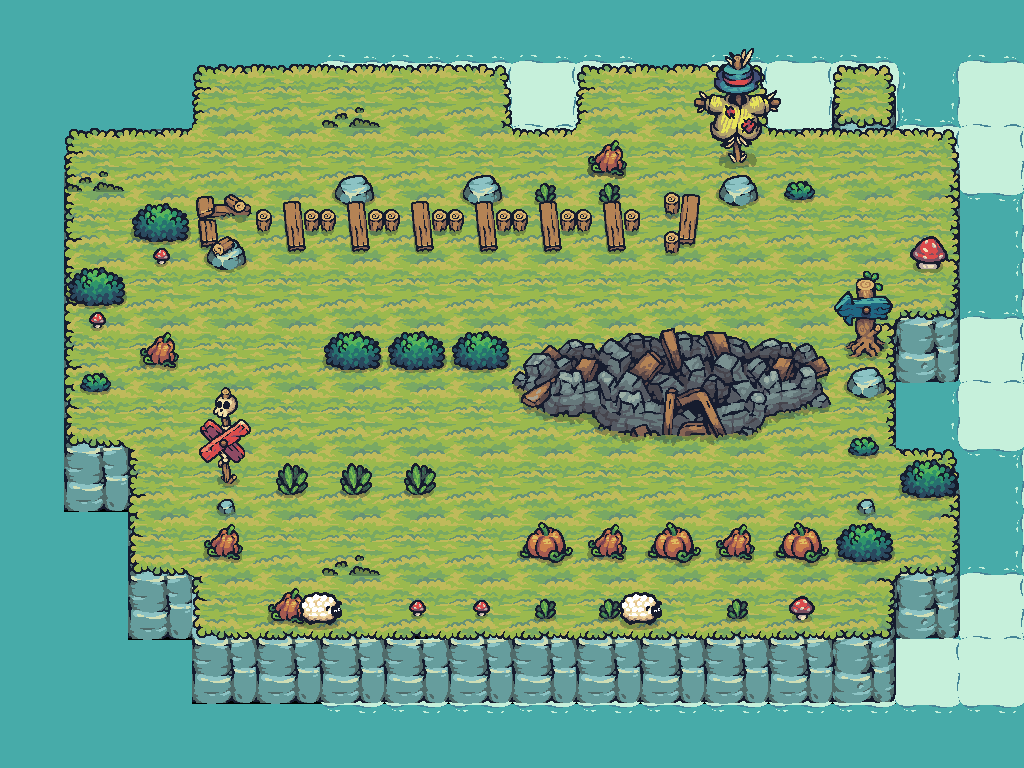

This game map was drawn from its Tiled (.tmx) file and the tilesets committed beside it. A one-line description and the trimmed map source follow:
An orthogonal 16x12 tile map with 64x64 px tiles, 11 tile layers (Water, Foam, layerforedge, new game bg, ...), 26 tilesets and 42 objects (32x Block, 6x Tree, PlayerCheckpoint, AntiPlayerCheckpoint, AntiPlayer, ...).

<map version="1.10" tiledversion="1.11.0" orientation="orthogonal" renderorder="right-down" width="16" height="12" tilewidth="64" tileheight="64" infinite="0" nextlayerid="28" nextobjectid="11">
 <properties>
  <property name="Star1" type="int" value="33" />
  <property name="Star2" type="int" value="37" />
  <property name="Star3" type="int" value="42" />
 </properties>
 <tileset firstgid="1" source="Terrain.tsx" />
 <tileset firstgid="41" source="Castle_Red.tsx" />
 <tileset firstgid="61" source="Tree.tsx" />
 <tileset firstgid="169" source="17.tsx" />
 <tileset firstgid="171" source="Tower_Blue.tsx" />
 <tileset firstgid="179" source="01.tsx" />
 <tileset firstgid="180" source="06.tsx" />
 <tileset firstgid="181" source="18.tsx" />
 <tileset firstgid="190" source="09.tsx" />
 <tileset firstgid="191" source="12.tsx" />
 <tileset firstgid="192" source="16.tsx" />
 <tileset firstgid="194" source="Castle_Destroyed.tsx" />
 <tileset firstgid="214" source="HappySheep_Idle.tsx" />
 <tileset firstgid="222" source="Tree_192.tsx" />
 <tileset firstgid="234" source="Water.tsx" />
 <tileset firstgid="235" source="Foam_192.tsx" />
 <tileset firstgid="243" source="Tilemap_Elevation.tsx" />
 <tileset firstgid="275" source="02.tsx" />
 <tileset firstgid="276" source="03.tsx" />
 <tileset firstgid="277" source="04.tsx" />
 <tileset firstgid="278" source="07.tsx" />
 <tileset firstgid="279" source="10.tsx" />
 <tileset firstgid="280" source="TX Props.tsx" />
 <tileset firstgid="344" source="Bridge_All.tsx" />
 <tileset firstgid="356" source="13.tsx" />
 <tileset firstgid="357" source="11.tsx" />
 <group id="26" name="Common">
  <layer id="13" name="Water" width="16" height="12">
   <data>[192 cells, 88 non-empty, 1 distinct tile ids]</data>
  </layer>
  <layer id="14" name="Foam" width="16" height="12" offsetx="128" offsety="0">
   <data>[192 cells, 44 non-empty, 1 distinct tile ids]</data>
  </layer>
  <layer id="19" name="layerforedge" width="16" height="12">
   <data>[192 cells, 30 non-empty, 11 distinct tile ids]</data>
  </layer>
  <layer id="15" name="new game bg" width="16" height="12">
   <data>[192 cells, 128 non-empty, 12 distinct tile ids]</data>
  </layer>
  <layer id="24" name="eat" width="16" height="12">
   <data>[192 cells, 5 non-empty, 3 distinct tile ids]</data>
  </layer>
  <layer id="27" name="grass" width="16" height="12">
   <data>[192 cells, 3 non-empty, 1 distinct tile ids]</data>
  </layer>
  <layer id="17" name="props" width="16" height="12" offsetx="0" offsety="32">
   <data>[192 cells, 17 non-empty, 7 distinct tile ids]</data>
  </layer>
  <layer id="18" name="propsLayer2" width="16" height="12">
   <data>[192 cells, 15 non-empty, 12 distinct tile ids]</data>
  </layer>
  <objectgroup id="21" name="TreesOutSideGameGrid" class="TreesOutSideGameGrid">
   <object id="3" name="Tree" type="Tree" x="192" y="128" width="64" height="64" />
   <object id="5" name="Tree" type="Tree" x="256" y="128" width="64" height="64" />
   <object id="6" name="Tree" type="Tree" x="384" y="128" width="64" height="64" />
   <object id="7" name="Tree" type="Tree" x="832" y="192" width="64" height="64" />
   <object id="8" name="Tree" type="Tree" x="640" y="128" width="64" height="64" />
   <object id="9" name="Tree" type="Tree" x="192" y="320" width="64" height="64" />
  </objectgroup>
  <layer id="22" name="AheadOfTreesProps" width="16" height="12">
   <data>[192 cells, 6 non-empty, 6 distinct tile ids]</data>
  </layer>
  <objectgroup id="30" name="CollisionblocksForGrid">
   <object id="101" name="Block" type="Block" x="256" y="128" width="576" height="64" />
   <object id="102" name="Block" type="Block" x="256" y="576" width="576" height="64" />
   <object id="103" name="Block" type="Block" x="192" y="192" width="64" height="384" />
   <object id="104" name="Block" type="Block" x="831" y="192" width="64" height="384" />
  </objectgroup>
  <layer id="25" name="BottomEdge" width="16" height="12">
   <data>[192 cells, 2 non-empty, 1 distinct tile ids]</data>
  </layer>
 </group>
 <layer id="13" name="CollisionblockTileLayer" width="16" height="12">
  <data>[192 cells, 29 non-empty, 17 distinct tile ids]</data>
 </layer>
 <objectgroup id="5" name="Collisionblocks" visible="0">
  <object id="1" name="Block" type="Block" x="256" y="192" width="64" height="64" />
  <object id="2" name="Block" type="Block" x="320" y="192" width="64" height="64" />
  <object id="3" name="Block" type="Block" x="384" y="192" width="64" height="64" />
  <object id="4" name="Block" type="Block" x="448" y="192" width="64" height="64" />
  <object id="5" name="Block" type="Block" x="512" y="192" width="64" height="64" />
  <object id="6" name="Block" type="Block" x="576" y="192" width="64" height="64" />
  <object id="7" name="Block" type="Block" x="640" y="192" width="64" height="64" />
  <object id="10" name="Block" type="Block" x="320" y="320" width="64" height="64" />
  <object id="11" name="Block" type="Block" x="384" y="320" width="64" height="64" />
  <object id="12" name="Block" type="Block" x="448" y="320" width="64" height="64" />
  <object id="13" name="Block" type="Block" x="512" y="320" width="64" height="64" />
  <object id="14" name="Block" type="Block" x="576" y="320" width="64" height="64" />
  <object id="15" name="Block" type="Block" x="640" y="320" width="64" height="64" />
  <object id="16" name="Block" type="Block" x="704" y="320" width="64" height="64" />
  <object id="17" name="Block" type="Block" x="768" y="320" width="64" height="64" />
  <object id="18" name="Block" type="Block" x="512" y="384" width="64" height="64" />
  <object id="19" name="Block" type="Block" x="576" y="384" width="64" height="64" />
  <object id="20" name="Block" type="Block" x="640" y="384" width="64" height="64" />
  <object id="21" name="Block" type="Block" x="704" y="384" width="64" height="64" />
  <object id="22" name="Block" type="Block" x="768" y="384" width="64" height="64" />
  <object id="23" name="Block" type="Block" x="256" y="448" width="64" height="64" />
  <object id="24" name="Block" type="Block" x="320" y="448" width="64" height="64" />
  <object id="25" name="Block" type="Block" x="384" y="448" width="64" height="64" />
  <object id="28" name="Block" type="Block" x="512" y="512" width="64" height="64" />
  <object id="29" name="Block" type="Block" x="576" y="512" width="64" height="64" />
  <object id="30" name="Block" type="Block" x="640" y="512" width="64" height="64" />
  <object id="31" name="Block" type="Block" x="704" y="512" width="64" height="64" />
  <object id="32" name="Block" type="Block" x="768" y="512" width="64" height="64" />
 </objectgroup>
 <objectgroup id="6" name="Checkpoints" visible="0">
  <object id="8" name="PlayerCheckpoint" type="PlayerCheckpoint" x="704" y="192" width="64" height="64" />
  <object id="27" name="AntiPlayerCheckpoint" type="AntiPlayerCheckpoint" x="320" y="512" width="64" height="64" />
 </objectgroup>
 <objectgroup id="7" name="Spawnpoints">
  <object id="9" name="AntiPlayer" type="AntiPlayer" x="768" y="192" width="64" height="64" />
  <object id="26" name="Player" type="Player" x="256" y="512" width="64" height="64" />
 </objectgroup>
</map>
